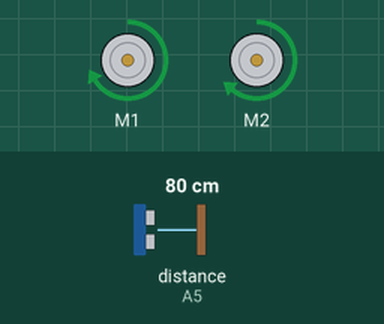
This sketch was run on a simulated Arduino Uno, built with avr-gcc and run on an emulated ATmega328P. Parts: 2 × DC motor (green arrow = forward, orange = backward, longer = faster). Wiring (inferred from the names in the program): ultrasonic range finder: trigger A4; echo A5. The test bench sets the inputs (shaded band); at power-on: distance to the obstacle (sensor on A5) 80 cm. The echo pulse lasts 58.3 µs per cm.

Above: at 1.2 s.
1.3 s: distance to the obstacle (sensor on A5) set to 12 cm
2.8 s: distance to the obstacle (sensor on A5) set to 9 cm
At 3.6 s:
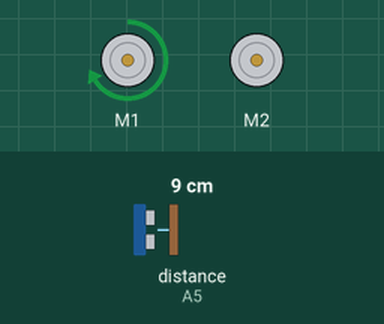
4.3 s: distance to the obstacle (sensor on A5) set to 18 cm
At 5.2 s:
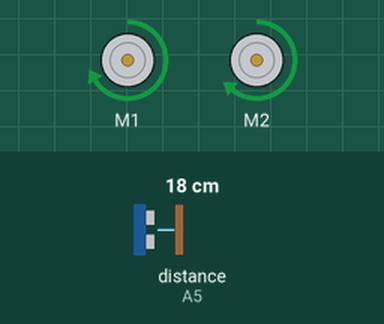
5.9 s: distance to the obstacle (sensor on A5) set to 2 cm
At 6.8 s:
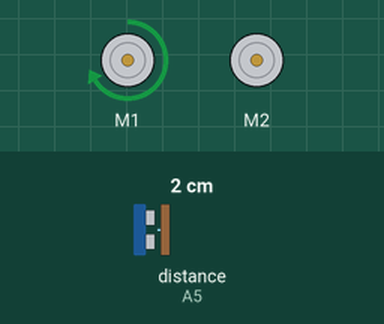
Timing chart, 0 to 8.5 s (numbered marks = the images above; inputs shaded):
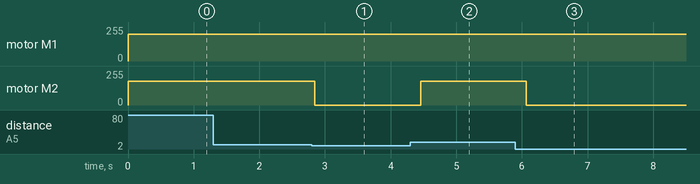

The sketch:

SMARS_2.ino
```cpp
#include <AFMotor.h>
// SMARS Demo with ultrasonic sensor and adafruit V1 shield

// You'll need an Adafruit Motor shield V1 and a HC-04 sensor

// Motors initialization
AF_DCMotor R_motor(2);         // defines Right motor connector
AF_DCMotor L_motor(1);         // defines Left motor connector

// Change the following values to make the robot  drive as straight as possible
// The valid range is [0..255]
#define L_SPEED 200
#define R_SPEED 180

// Sensor pins
#define TRIG_PIN  A4
#define ECHO_PIN  A5

void setup() {
  Serial.begin(9600);          // sets up Serial port speed to 9600 bod.

  // Setup pin modes
  pinMode(ECHO_PIN, INPUT);
  pinMode(TRIG_PIN, OUTPUT);
  digitalWrite(TRIG_PIN, LOW);

  L_motor.setSpeed(L_SPEED);   // set L motor speed
  R_motor.setSpeed(R_SPEED);   // set R motor speed

  L_motor.run(RELEASE);        // turn L motor off
  R_motor.run(RELEASE);        // turn R motor off
}

unsigned long get_distance(){
  // Set the trig pin to HIGH state for 10 micro seconds
  digitalWrite(TRIG_PIN, HIGH);
  delayMicroseconds(10);
  digitalWrite(TRIG_PIN, LOW);

  // Read the echo pin, returns the sound wave travel time in microseconds
  // and calculate the distance.
  unsigned long distance = pulseIn(ECHO_PIN, HIGH) * 0.017;  // 0.034/2

  // Prints the distance on the Serial Monitor.
  //Serial.print("Distance: ");
  //Serial.println(distance);

  return distance;
}

unsigned long D;
void loop() {
  D = get_distance();

  if (D < 10) {                // Obsticle in 10 cm?
    L_motor.run(FORWARD);      // Turn Right
    R_motor.run(RELEASE);
  } else {
    L_motor.run(FORWARD);      // Go straight
    R_motor.run(FORWARD);
  }
  delay(200);
}
```

Measured:
- the behaviour switches between 11 and 10 cm on distance to the obstacle (sensor on A5) (found by bisection; images 0 and 1)
- after the input at 1.3 s, every drawn part: stays the same
- after the input at 2.8 s, motor M2: forward 180/255 → stopped after 0.05 s
- after the input at 4.3 s, motor M2: stopped → forward 180/255 after 0.16 s
- after the input at 5.9 s, motor M2: forward 180/255 → stopped after 0.17 s
